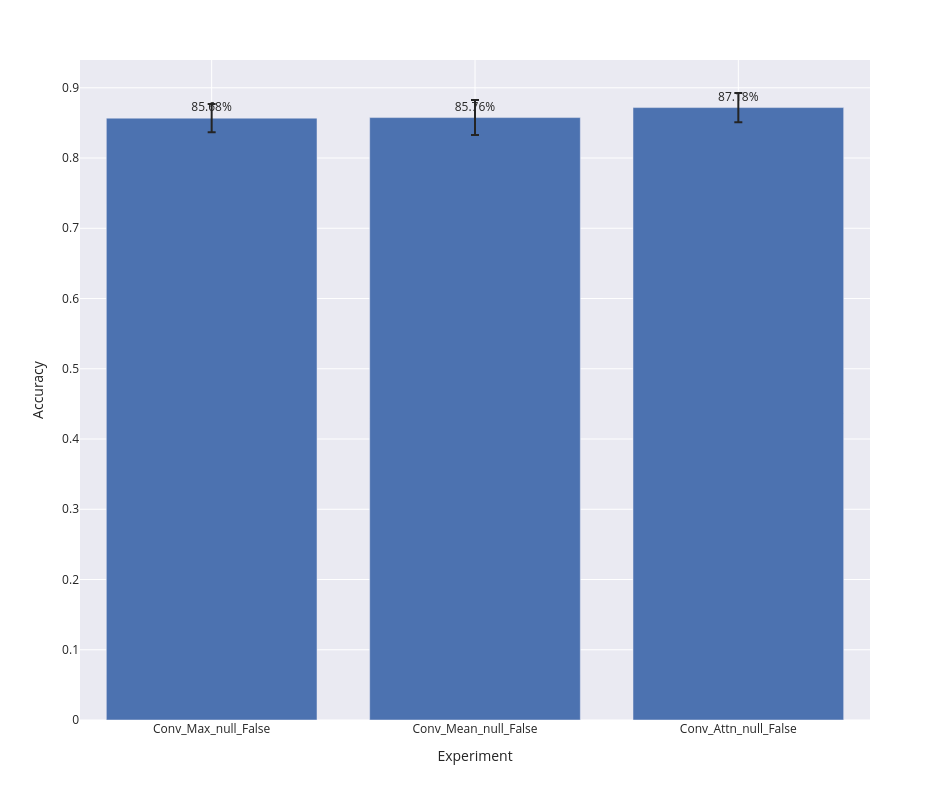

The code cell stored with this chart in its notebook:
### Code cell
bar_plot(row_wise_metrics_agg, 'accuracy')

### Figure 1 — Plotly figure (JSON) as saved in the notebook; plotly's stock layout.template omitted (floating-point values rounded to 4 significant figures)
{"data": [{"alignmentgroup": "True", "error_y": {"array": [0.02004, 0.02491, 0.02076]}, "hovertemplate": "expr=%{x}<br>accuracy_mean=%{text}<extra></extra>", "legendgroup": "", "marker": {"color": "rgb(76,114,176)", "pattern": {"shape": ""}}, "name": "", "offsetgroup": "", "orientation": "v", "showlegend": false, "text": [0.8568, 0.8576, 0.8718], "textposition": "outside", "texttemplate": "%{text:.2%}", "type": "bar", "x": ["Conv_Max_null_False", "Conv_Mean_null_False", "Conv_Attn_null_False"], "xaxis": "x", "y": [0.8568, 0.8576, 0.8718], "yaxis": "y"}], "layout": {"barmode": "group", "height": 800, "legend": {"tracegroupgap": 0}, "margin": {"t": 60}, "width": 950, "xaxis": {"anchor": "y", "domain": [0, 1], "title": {"text": "Experiment"}}, "yaxis": {"anchor": "x", "domain": [0, 1], "title": {"text": "Accuracy"}}}}
